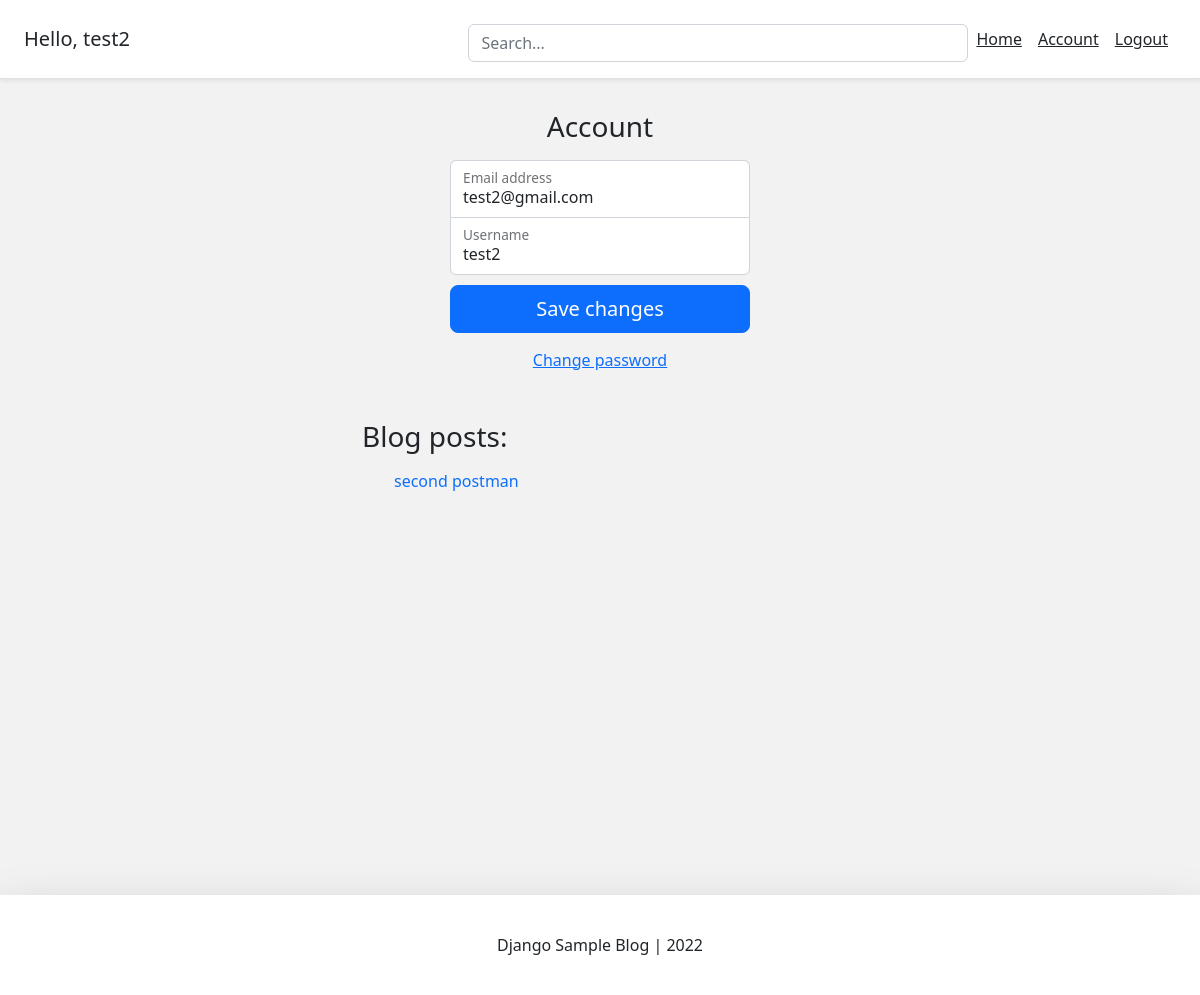
The app's page /account/ (signed in) with its own data.
### account/models.py (models this page shows, shortened)
class Account(AbstractBaseUser):
    email           = models.EmailField(verbose_name="email", max_length=60, unique=True)
    username        = models.CharField(max_length=30, unique=True)
    date_joined     = models.DateTimeField(verbose_name='date joined', auto_now_add=True)
    last_joined     = models.DateTimeField(verbose_name='last login', auto_now=True)
    is_admin        = models.BooleanField(default=False)
    is_active       = models.BooleanField(default=True)
    is_staff        = models.BooleanField(default=False)
    is_superuser    = models.BooleanField(default=False)
    USERNAME_FIELD = 'email'
    REQUIRED_FIELDS = ['username', ]
    objects = MyAccountManager()

### blog/models.py (models this page shows)
class BlogPost(models.Model):
    title = models.CharField(max_length=50, null=False, blank=False)
    body = models.TextField(max_length=5000, null=False, blank=False)
    image = models.ImageField(upload_to=upload_location, null=False, blank=False)
    date_published = models.DateTimeField(auto_now_add=True, verbose_name="date published")
    date_updated = models.DateTimeField(auto_now=True, verbose_name="date updated")
    author = models.ForeignKey(settings.AUTH_USER_MODEL, on_delete=models.CASCADE)
    slug = models.SlugField(blank=True, unique=True)
    def __str__(self):
        return self.title

### account/views.py (the view)
# urls.py: path('account/', account_view, name="account"),
def account_view(request):
    if not request.user.is_authenticated:
        return redirect('login')
    context = {}
    if request.POST:
        form = AccountUpdateForm(request.POST, instance=request.user)
        if form.is_valid():
            form.initial = {
                "email": request.POST['email'],
                "username": request.POST['username'],
            }
            form.save()
            context['success_message'] = "Updated"
    else:
        form = AccountUpdateForm(
            initial= {
                "email": request.user.email,
                "username": request.user.username,
            }
        )
    context['account_form'] = form
    blog_posts = BlogPost.objects.filter(author=request.user)
    context['blog_posts'] = blog_posts
    return render(request, 'account/account.html', context)

### account/forms.py (shortened to what this page needs)
class AccountUpdateForm(forms.ModelForm):
    class Meta:
        model = Account
        fields = ('email', 'username')

### account/templates/account/account.html (shortened to what this page needs)
{% extends 'base.html' %}
{% block content %}
<main class="form-signin w-100 m-auto">
    <form method="post">
        <h1 class="h3 mb-3 fw-normal">Account</h1>
        <div class="form-floating">
            <input type="email" name="email" class="form-control" id="floatingInput" placeholder="name@example.com"
            required autofocus value={{account_form.initial.email}}>
            <label for="floatingInput">Email address</label>
        </div>
        <div class="form-floating">
            <input type="username" name="username" class="form-control" id="floatingUsername" placeholder="Username"
            required value={{account_form.initial.username}}>
            <label for="floatingUsername">Username</label>
        </div>
        <button class="w-100 btn btn-lg btn-primary" type="submit">Save changes</button>
    </form>
</main>
<div class="d-flex flex-column">
    <a class="m-auto" href="{% url 'password_change' %}">Change password</a>
</div>
<div class="contatiner mt-4 p-4">
    <div class="row">
        <div class="blog-posts">
            <h3 class="mb-3 font-weight-normal">Blog posts:</h3>
            {% if blog_posts %}
            <ul>
                {% for post in blog_posts %}
                <a href="{% url 'blog:detail' post.slug %}" style="text-decoration: none;">
                    <li class="list-group-item">{{post}}</li>
                </a>
                {% endfor %}
            </ul>
            {% else %}
            <p>You have no blog posts. Create a post <a href="{% url 'blog:create' %}">here</a></p>
            {% endif %}
        </div>
    </div>
</div>
{% endblock content %}

### templates/snippets/header.html (shortened to what this page needs)
<link href="https://cdn.jsdelivr.net/npm/bootstrap@5.2.0-beta1/dist/css/bootstrap.min.css" rel="stylesheet">
<div class="d-flex flex-column flex-md-row align-items-center p-3 px-md-4 mb-3 bg-white border-bottom shadow-sm">
    <h5 class="my-0 mr-md-auto font-weight-normal">
        {% if request.user.is_authenticated %}
            Hello, {{request.user.username}}
        {% endif %}
    </h5>
    <div class="search-bar mt-sm-2 mr-2 ms-md-auto">
        <form method="get">
            <input class="form-control"  type="text" name="q" id="id_q" placeholder="Search...">
        </form>
    </div>
    <nav class="d-inline-flex my-2 mt-2 my-md-0 mr-md-3">
        {% if request.user.is_authenticated %}
            <a class="p-2 text-dark" href="{% url 'home' %}">Home</a>
            <a class="p-2 text-dark" href="{% url 'account' %}">Account</a>
            <a class="p-2 text-dark" href="{% url 'logout' %}">Logout</a>
        {% else %}
            <a class="p-2 text-dark" href="{% url 'home' %}">Home</a>
            <a class="p-2 text-dark" href="{% url 'login' %}">Login</a>
            <a class="btn btn-outline-primary" href="{% url 'register' %}">Register</a>
        {% endif %}
    </nav>
</div>

### templates/snippets/header.html (style rules this page uses)
@media (min-width: 768px) { html { font-size: 16px; } }
.search-bar { max-width: 500px; width: 100%; }

### templates/snippets/base_css.html (style rules this page uses)
body { background-color: #f2f2f2; }

### account/templates/account/account.html (style rules this page uses)
.form-signin { max-width: 330px; padding: 15px; }
.form-signin input[type="email"] { margin-bottom: -1px; border-bottom-right-radius: 0; border-bottom-left-radius: 0; }
.form-signin input[type="username"] { margin-bottom: 10px; border-top-left-radius: 0; border-top-right-radius: 0; }
.h3 { text-align: center; }
.blog-posts { max-width: 500px; width: 100%; margin: auto; }

### records on screen
Account: user.username "test2", email "test2@gmail.com", username "test2"
BlogPost: title "second postman"
